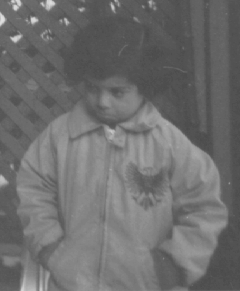
%> input picture 数字图像处理/2/pout.tif, 240 x 291 px
$ octave 4.m   (GNU Octave 9; MATLAB toolbox functions it lacks are replaced by stand-ins)
%> lines starting %> are read from the running program, lines starting %| are printed output that depends on the picture
f=imread('pout.tif');
%> f is the input picture: size 291x240 uint8; min 74, max 224, mean 110.3
[x,y]=size(f);
%> x = 291; y = 240
p=zeros([256,1]);
for i=f
	for j=i.'
		p(j+1)=p(j+1)+1;
	end
end
%> after the loop, p = 256 values, max 3628 at index 83, min 0 at index 1, mean 272.8
p=double(p)/double(x*y);
%> p = 256 values, max 0.0519 at index 83, min 0 at index 1, mean 0.00391
c=zeros([256,1]);
c(1)=p(1);
for i=2:256
	c(i)=c(i-1)+p(i);
end
%> after the loop, c = 256 values from 0 to 1
c=round(c*255);
%> c = 256 values from 0 to 255
g=f;
for i=1:x
    for j=1:y
		g(i,j)=c(f(i,j)+1);
	end
end
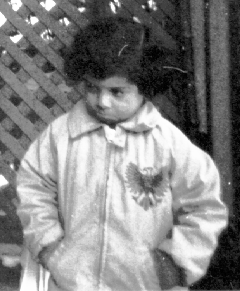
%> g: size 291x240 uint8; min 0, max 255, mean 130.4
subplot(2,2,1);imshow(f);title('pout');
subplot(2,2,2);imshow(g);title('hist-equal');
subplot(2,2,3);hist(f);
subplot(2,2,4);hist(g);
%> after `hist(g)`:
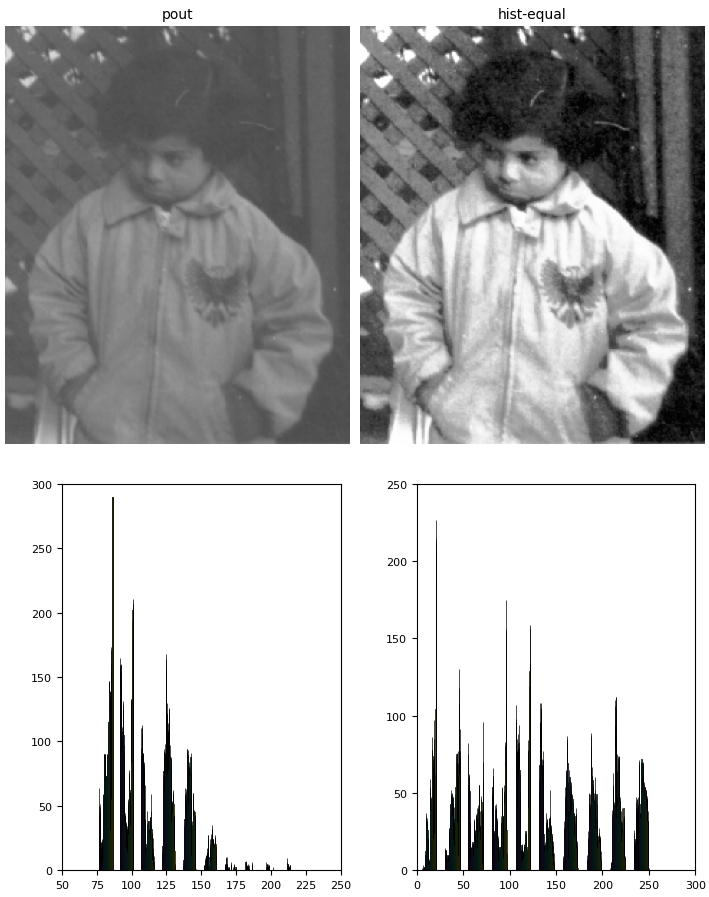
%> figure redrawn from the program's plot data, 4 panels
